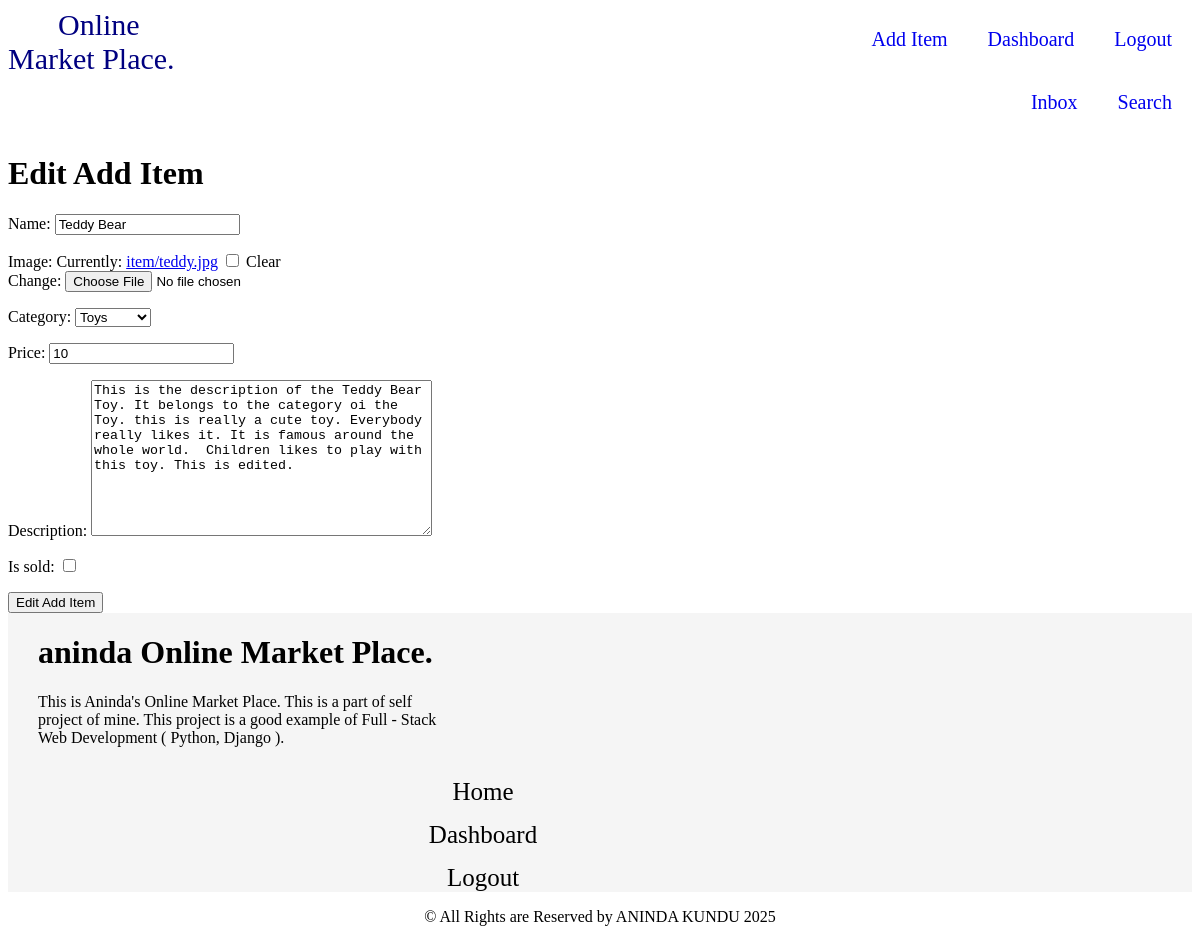
The app's page /edit-add-item/1 (signed in) with its own data.
### marketplace/models.py (models this page shows, shortened)
class Item(models.Model):
    created_by = models.ForeignKey(User, on_delete = models.CASCADE)
    category = models.ForeignKey(Category, on_delete = models.CASCADE, related_name = "items")
    name = models.CharField(max_length = 255)
    image = models.ImageField(upload_to = "item/", null = True, blank = True)
    price = models.IntegerField()
    description = models.TextField()
    is_sold = models.BooleanField(default = False)
    created_at = models.DateTimeField(auto_now_add = True)
    modified_at = models.DateTimeField(auto_now = True)

class Category(models.Model):
    name = models.CharField(max_length = 255)
    def __str__(self):
        return self.name
    class Meta:
        verbose_name_plural = "Categories"

### marketplace/views.py (the view)
# urls.py: path('edit-add-item/<int:pk>', views.edit_add_item, name = "edit_add_item"),
def edit_add_item(request, pk):
    items = get_object_or_404(Item, id = pk, created_by = request.user)
    if request.method ==  'POST':
        form = EditAddItemForm(request.POST, request.FILES, instance = items)
        if form.is_valid():
            form.save()
            messages.success(request, 'Item updated successfully.')
            return redirect('detail_item',pk=items.id)
    else:
        form = EditAddItemForm(instance = items)
    return render(request, 'marketplace/edit_add_item.html', {'form': form})

### marketplace/forms.py
class EditAddItemForm(forms.ModelForm):
    class Meta:
        model = Item
        fields = Itemfields = ('name', 'image', 'category', 'price', 'description','is_sold',)

### marketplace/templates/marketplace/edit_add_item.html (shortened to what this page needs)
{% extends 'core/base.html' %}
{% load static  %}
{% block content  %}
<h1>Edit Add Item</h1>
<div>
    <form method = 'POST' enctype = "multipart/form-data">
        {{form.as_p}}
        <button type = "submit">Edit Add Item</button>
    </form>
</div>
{%  endblock %}

### records on screen
Item: name "Teddy Bear", category "Toys", price "10", description "This is the description of the Teddy Bear Toy. It belongs to the category oi the Toy. this is really a cute toy. Everybody really likes it. It is famous around the whole world. Children likes to play with this toy. This is edited."
